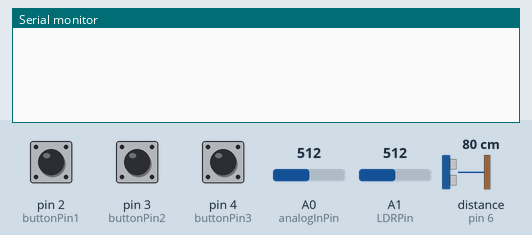
Bench run of a sketch on a simulated Arduino Uno, built with avr-gcc and run on an emulated ATmega328P. On the bench: the last lines printed to the serial monitor. The test bench sets the inputs (shaded band); at power-on: pin 2 (buttonPin1) LOW, A0 (analogInPin) = 512, pin 3 (buttonPin2) LOW, distance to the obstacle (sensor on pin 6) 80 cm, pin 4 (buttonPin3) LOW, A1 (LDRPin) = 512. The echo pulse lasts 58.3 µs per cm.

Above: at 1.2 s.
1.3 s: pin 2 (buttonPin1) pulled HIGH for 0.15 s
At 2.0 s:
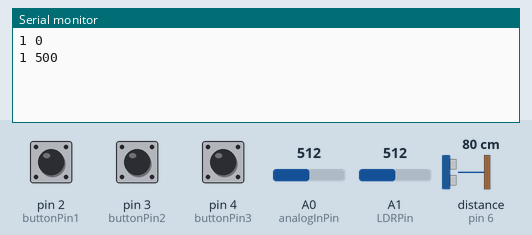
2.9 s: A0 (analogInPin) set to 716
At 4.1 s:
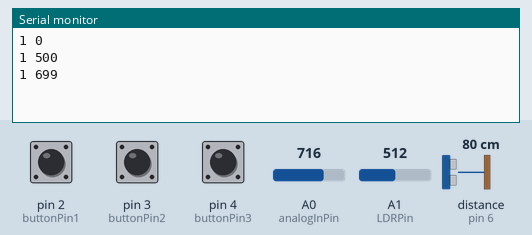
4.4 s: pin 3 (buttonPin2) pulled HIGH for 0.15 s
At 5.6 s:
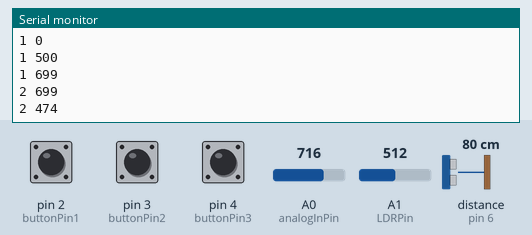
6.0 s: distance to the obstacle (sensor on pin 6) set to 2 cm
At 6.7 s:
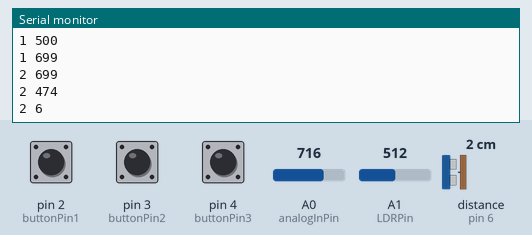
7.5 s: pin 4 (buttonPin3) pulled HIGH for 0.15 s
At 7.9 s:
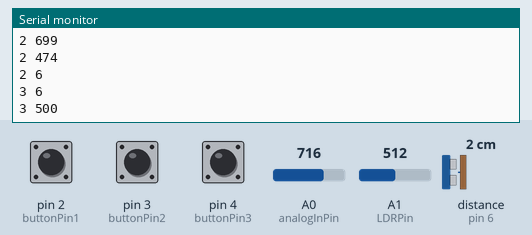
9.1 s: pin 3 (buttonPin2) pulled HIGH for 1 s
At 10.4 s:
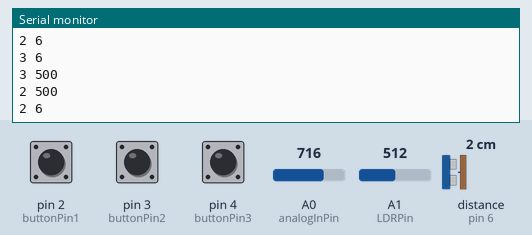
Timing chart, 0 to 12.1 s (numbered marks = the images above; inputs shaded):
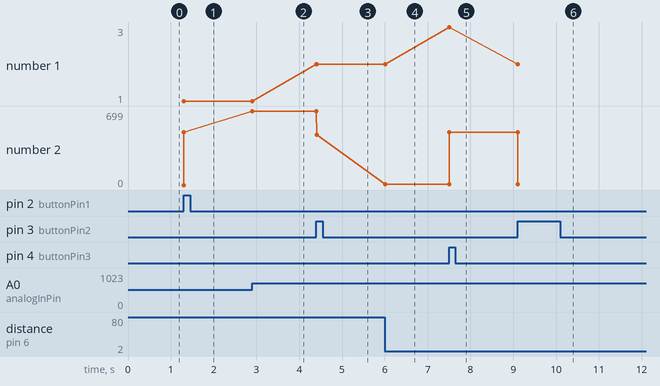

The sketch:

arduino_serial_to_max_test_1.ino
```cpp
// @author Leon Santen
// @project Interactive Art
// To open port on Linux: sudo chmod a+rw /dev/ttyACM0

const int analogInPin = A0;  // Analog input pin that the potentiometer is attached to
const int analogOutPin = 9; // Analog output pin that the LED is attached to
const int LDRPin = A1;

const int buttonPin1 = 2;
const int buttonPin2 = 3;
const int buttonPin3 = 4;
const int usTriggerPin = 5;
const int usEchoPin = 6;

int state = 0;
int subState = 0;
int oldState = 0;
int oldSubState = 0;

int buttonState1 = 0;
int buttonState2 = 0;
int buttonState3 = 0;

int sensorValue = 0;        // value read from the pot
int outputValue = 0;        // mapped value output

long usDuration;
int usDistance;


void setup() {
  // initialize serial communication at 9600 bits per second:
  pinMode(usTriggerPin, OUTPUT);
  pinMode(usEchoPin, INPUT);
  Serial.begin(9600);
}

void loop() {
  // // CHECK ALL SENSORS
  // check buttons
  buttonState1 = digitalRead(buttonPin1);
  buttonState2 = digitalRead(buttonPin2);
  buttonState3 = digitalRead(buttonPin3);

  // // DO SOMETHING WITH SENSOR VALUES

  if (state == 1){
    subState =0; //clear substate value
    // Read potentiometer
    sensorValue = analogRead(analogInPin);
    outputValue = map(sensorValue, 0, 1023, 0, 1000);
    subState = outputValue;
  }
  if (state == 2){
    subState =0; //clear substate value
    // //Read Ultrasonic Sensor
    // Clears the usTriggerPin
    digitalWrite(usTriggerPin, LOW);
    delayMicroseconds(2);
    // Sets the usTriggerPin on HIGH state for 10 micro seconds
    digitalWrite(usTriggerPin, HIGH);
    delayMicroseconds(10);
    digitalWrite(usTriggerPin, LOW);
    // Reads the echoPin, returns the sound wave travel time in microseconds
    usDuration = pulseIn(usEchoPin, HIGH);
    // Calculating the distance
    usDistance= usDuration*0.034/2;
    subState = 6 * usDistance;
  }
  if (state == 3){
    subState =0; //clear substate value
    sensorValue = analogRead(LDRPin);
    outputValue = map(sensorValue, 0, 1023, 0, 1000);
    subState = outputValue;
  }
  // map potentiometer value


  if (buttonState1 == HIGH) {
    state = 1;
    }
  if (buttonState2 == HIGH) {
    state = 2;
    }
  if (buttonState3 == HIGH) {
    state = 3;
    }

  // If state and subState differ from old values, print
  if (state != oldState or subState != oldSubState){

    Serial.print(state);
    Serial.print(" ");
    Serial.println(subState);
    oldState = state;
    oldSubState = subState;
  }
}
```

Measured:
- after the input at 1.3 s, the serial monitor: prints a new line at once (image 1)
- after the input at 2.9 s, the serial monitor: prints a new line at once (image 2)
- after the input at 4.4 s, the serial monitor: prints a new line at once (image 3)
- after the input at 6.0 s, the serial monitor: prints a new line at once (image 4)
- after the input at 7.5 s, the serial monitor: prints a new line at once (image 5)
- after the input at 9.1 s, the serial monitor: prints a new line at once (image 6)
- plotted number 1: 1 → 2 after the input at 4.4 s, 2 → 3 after the input at 7.5 s, 3 → 2 after the input at 9.1 s
- plotted number 2: 500 → 699 after the input at 2.9 s, 699 → 474 after the input at 4.4 s, 474 → 6 after the input at 6.0 s, 6 → 500 after the input at 7.5 s
